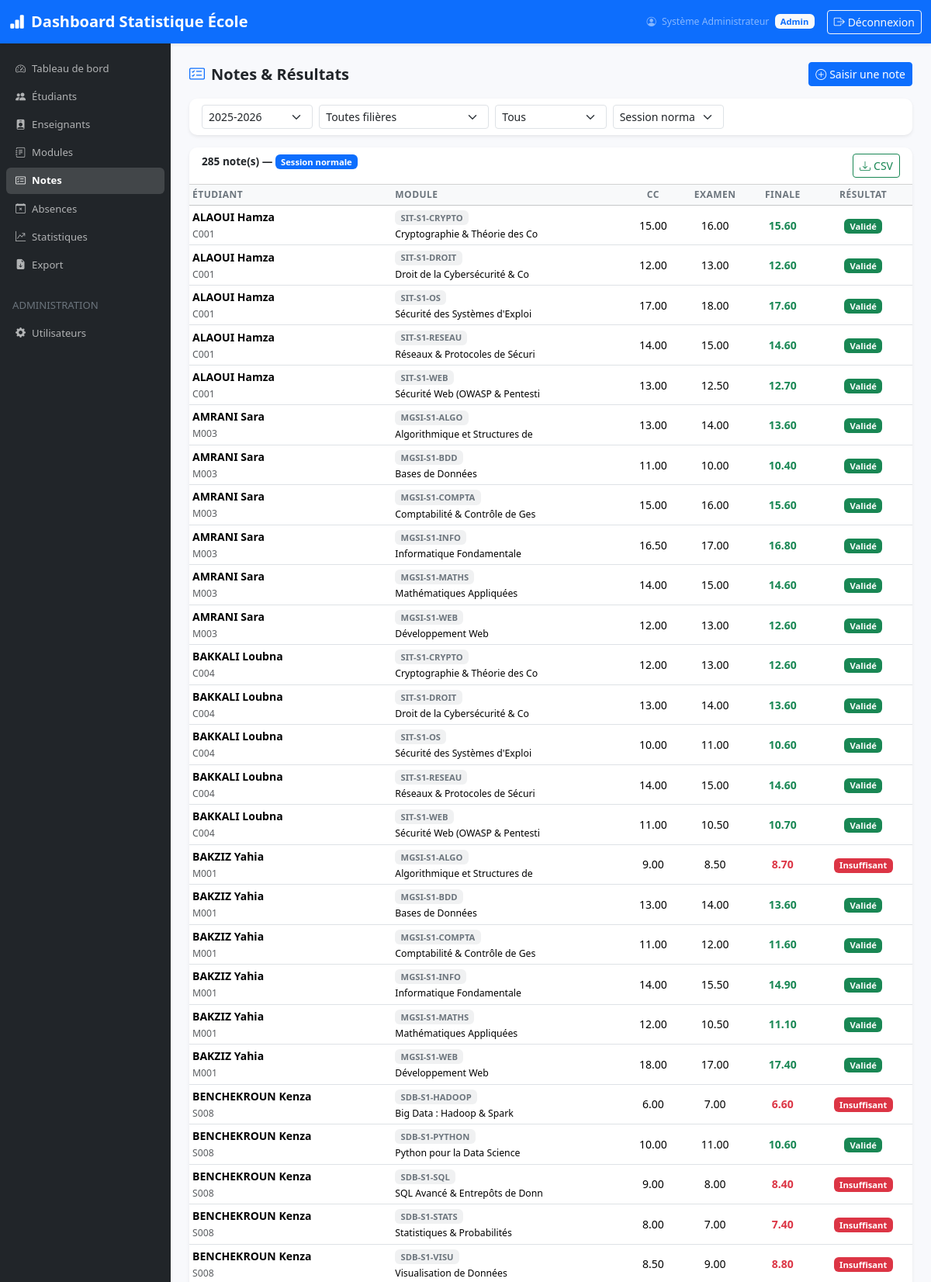
Page /pages/notes.php (signed in, upper part) on the committed database.
### tables this page shows
CREATE TABLE `notes` (
  `id`          INT UNSIGNED AUTO_INCREMENT PRIMARY KEY,
  `etudiant_id` INT UNSIGNED NOT NULL,
  `module_id`   INT UNSIGNED NOT NULL,
  `note_cc`     DECIMAL(5,2) COMMENT 'Contrôle continu',
  `note_examen` DECIMAL(5,2) COMMENT 'Examen final',
  `note_finale` DECIMAL(5,2) GENERATED ALWAYS AS (
                  COALESCE((`note_cc` * 0.40 + `note_examen` * 0.60), `note_examen`, `note_cc`)
                ) STORED,
  `session`     ENUM('normale','rattrapage') NOT NULL DEFAULT 'normale',
  `annee_id`    INT UNSIGNED NOT NULL,
  UNIQUE KEY `uk_note` (`etudiant_id`, `module_id`, `session`, `annee_id`),
  FOREIGN KEY (`etudiant_id`) REFERENCES `etudiants`(`id`),
  FOREIGN KEY (`module_id`)   REFERENCES `modules`(`id`),
  FOREIGN KEY (`annee_id`)    REFERENCES `annees_academiques`(`id`)
);

CREATE TABLE `etudiants` (
  `id`             INT UNSIGNED AUTO_INCREMENT PRIMARY KEY,
  `cne`            VARCHAR(20)  NOT NULL UNIQUE,
  `nom`            VARCHAR(100) NOT NULL,
  `prenom`         VARCHAR(100) NOT NULL,
  `date_naissance` DATE,
  `email`          VARCHAR(150),
  `filiere_id`     INT UNSIGNED NOT NULL,
  `annee_id`       INT UNSIGNED NOT NULL,
  `semestre`       TINYINT(1)   NOT NULL DEFAULT 1 COMMENT '1 ou 2',
  `inscrit_le`     DATETIME NOT NULL DEFAULT CURRENT_TIMESTAMP,
  FOREIGN KEY (`filiere_id`) REFERENCES `filieres`(`id`) ON DELETE RESTRICT,
  FOREIGN KEY (`annee_id`)   REFERENCES `annees_academiques`(`id`) ON DELETE RESTRICT
);

CREATE TABLE `modules` (
  `id`            INT UNSIGNED AUTO_INCREMENT PRIMARY KEY,
  `code`          VARCHAR(30)  NOT NULL UNIQUE,
  `intitule`      VARCHAR(200) NOT NULL,
  `coefficient`   DECIMAL(4,2) NOT NULL DEFAULT 1.00,
  `filiere_id`    INT UNSIGNED NOT NULL,
  `semestre`      TINYINT(1)   NOT NULL DEFAULT 1,
  `enseignant_id` INT UNSIGNED,
  FOREIGN KEY (`filiere_id`)    REFERENCES `filieres`(`id`),
  FOREIGN KEY (`enseignant_id`) REFERENCES `enseignants`(`id`)
);

### config.php (called while the page is built, shortened)
<?php
function getDB(): PDO {
    static $pdo = null;
    if ($pdo === null) {
        try {
            $dsn = "mysql:host=" . DB_HOST . ";dbname=" . DB_NAME . ";charset=" . DB_CHARSET;
            $options = [
                PDO::ATTR_ERRMODE            => PDO::ERRMODE_EXCEPTION,
                PDO::ATTR_DEFAULT_FETCH_MODE => PDO::FETCH_ASSOC,
                PDO::ATTR_EMULATE_PREPARES   => false,
            ];
            $pdo = new PDO($dsn, DB_USER, DB_PASS, $options);
        } catch (PDOException $e) {
            die('<div style="color:red;padding:20px;font-family:monospace;">
                <strong>Erreur de connexion BDD :</strong> ' . htmlspecialchars($e->getMessage()) . '
                </div>');
        }
    }
    return $pdo;
}
function h(string $value): string {
    return htmlspecialchars($value, ENT_QUOTES, 'UTF-8');
}

### includes/fonctions.php (called while the page is built, shortened)
<?php
require_once __DIR__ . '/../config.php';
function getAnnees(): array {
    $stmt = getDB()->query("SELECT * FROM annees_academiques ORDER BY libelle DESC");
    return $stmt->fetchAll();
}
function getAnneeEnCours(): array|false {
    $stmt = getDB()->query("SELECT * FROM annees_academiques WHERE en_cours = 1 LIMIT 1");
    return $stmt->fetch();
}

### pages/notes.php (the view, shortened to what this page needs)
<?php
require_once __DIR__ . '/../includes/fonctions.php';
$db       = getDB();
$annees   = getAnnees();
$anneeEnCours = getAnneeEnCours();
$anneeId   = (int)($_GET['annee']   ?? $anneeEnCours['id'] ?? 0);
$filiereId = (int)($_GET['filiere'] ?? 0) ?: null;
$semestre  = (int)($_GET['semestre']?? 0) ?: null;
$session   = $_GET['session'] ?? 'normale';
$sqlNotes = "SELECT n.*, e.nom, e.prenom, e.cne, m.intitule as module_intitule, m.code as module_code
             FROM notes n
             JOIN etudiants e ON n.etudiant_id = e.id
             JOIN modules m ON n.module_id = m.id
             WHERE n.annee_id = :annee AND n.session = :sess";
$pNotes = [':annee'=>$anneeId, ':sess'=>$session];
$sqlNotes .= " ORDER BY e.nom, e.prenom, m.code";
$stmtN = $db->prepare($sqlNotes); $stmtN->execute($pNotes);
$notes = $stmtN->fetchAll();
include __DIR__ . '/../includes/header.php';
?>
<div class="d-flex justify-content-between align-items-center mb-3">
  <h5 class="mb-0 fw-bold"><i class="bi bi-card-checklist me-2 text-primary"></i>Notes & Résultats</h5>
  <button class="btn btn-primary btn-sm" data-bs-toggle="modal" data-bs-target="#modalNote">
    <i class="bi bi-plus-circle me-1"></i>Saisir une note
  </button>
</div>
<div class="card mb-3 border-0 shadow-sm">
  <div class="card-body py-2">
    <form method="GET" class="row g-2 align-items-end">
      <div class="col-md-2">
        <select name="annee" class="form-select form-select-sm" onchange="this.form.submit()">
          <?php foreach ($annees as $a): ?>
          <option value="<?= $a['id'] ?>" <?= $a['id']==$anneeId?'selected':'' ?>><?= h($a['libelle']) ?></option>
          <?php endforeach; ?>
        </select>
      </div>
      <div class="col-md-3">
        <select name="filiere" class="form-select form-select-sm" onchange="this.form.submit()">
          <option value="">Toutes filières</option>
        </select>
      </div>
      <div class="col-md-2">
        <select name="semestre" class="form-select form-select-sm" onchange="this.form.submit()">
          <option value="">Tous</option>
        </select>
      </div>
      <div class="col-md-2">
        <select name="session" class="form-select form-select-sm" onchange="this.form.submit()">
          <option value="normale"    <?= $session==='normale'   ?'selected':'' ?>>Session normale</option>
        </select>
      </div>
    </form>
  </div>
</div>
<div class="card border-0 shadow-sm">
  <div class="card-header bg-transparent fw-semibold d-flex justify-content-between">
    <span>
      <?= count($notes) ?> note(s) —
      <span class="badge bg-<?= $session==='normale'?'primary':'warning text-dark' ?>">
        Session <?= $session ?>
      </span>
    </span>
    <a href="export.php?type=resultats&format=csv&annee=<?= $anneeId ?>&filiere=<?= $filiereId ?>&semestre=<?= $semestre ?>"
       class="btn btn-outline-success btn-sm">
      <i class="bi bi-download me-1"></i>CSV
    </a>
  </div>
  <div class="card-body p-0">
    <div class="table-responsive">
      <table class="table table-hover table-sm mb-0">
        <thead class="table-light">
          <tr>
            <th>Étudiant</th><th>Module</th>
            <th class="text-center">CC</th>
            <th class="text-center">Examen</th>
            <th class="text-center">Finale</th>
            <th class="text-center">Résultat</th>
          </tr>
        </thead>
        <tbody>
          <?php foreach ($notes as $n):
            $finale = $n['note_finale'];
            $resClass = $finale >= 10 ? 'success' : 'danger';
          ?>
          <tr>
            <td>
              <span class="fw-semibold"><?= h($n['nom']) ?> <?= h($n['prenom']) ?></span>
              <br><small class="text-muted"><?= h($n['cne']) ?></small>
            </td>
            <td>
              <span class="badge bg-secondary bg-opacity-10 text-secondary"><?= h($n['module_code']) ?></span>
              <br><small><?= h(mb_substr($n['module_intitule'],0,30)) ?></small>
            </td>
            <td class="text-center"><?= $n['note_cc'] ?? '—' ?></td>
            <td class="text-center"><?= $n['note_examen'] ?? '—' ?></td>
            <td class="text-center fw-bold text-<?= $resClass ?>">
              <?= number_format((float)$finale, 2) ?>
            </td>
            <td class="text-center">
              <span class="badge bg-<?= $resClass ?>">
                <?= $finale >= 10 ? 'Validé' : 'Insuffisant' ?>
              </span>
            </td>
          </tr>
          <?php endforeach; ?>
        </tbody>
      </table>
    </div>
  </div>
</div>
<?php include __DIR__ . '/../includes/footer.php'; ?>

### css/style.css (style rules this page uses)
:root { --sidebar-width: 220px; --primary: #4e73df; --success: #1cc88a; --info: #36b9cc; --warning: #f6c23e; --danger: #e74a3b; }
body { font-size: 0.875rem; background-color: #f8f9fc; }
.card { border-radius: 10px; }
.card-header { border-radius: 10px 10px 0 0 !important; font-size: 0.85rem; }
.table th { font-size: 0.75rem; text-transform: uppercase; letter-spacing: 0.04em; color: #6c757d; font-weight: 600; }
.table td { vertical-align: middle; }
.badge { font-size: 0.7rem; font-weight: 600; }

### rows in the picture
notes: etudiant.nom "ALAOUI", etudiant.prenom "Hamza", etudiant.cne "C001", module.code "SIT-S1-CRYPTO", module.intitule "Cryptographie & Théorie des Co", note_cc "15.00", note_examen "16.00", note_finale "15.60", shows "Validé"
notes: etudiant.nom "ALAOUI", etudiant.prenom "Hamza", etudiant.cne "C001", module.code "SIT-S1-DROIT", module.intitule "Droit de la Cybersécurité & Co", note_cc "12.00", note_examen "13.00", note_finale "12.60", shows "Validé"
notes: etudiant.nom "ALAOUI", etudiant.prenom "Hamza", etudiant.cne "C001", module.code "SIT-S1-OS", module.intitule "Sécurité des Systèmes d'Exploi", note_cc "17.00", note_examen "18.00", note_finale "17.60", shows "Validé"
notes: etudiant.nom "ALAOUI", etudiant.prenom "Hamza", etudiant.cne "C001", module.code "SIT-S1-RESEAU", module.intitule "Réseaux & Protocoles de Sécuri", note_cc "14.00", note_examen "15.00", note_finale "14.60", shows "Validé"
notes: etudiant.nom "ALAOUI", etudiant.prenom "Hamza", etudiant.cne "C001", module.code "SIT-S1-WEB", module.intitule "Sécurité Web (OWASP & Pentesti", note_cc "13.00", note_examen "12.50", note_finale "12.70", shows "Validé"
notes: etudiant.nom "AMRANI", etudiant.prenom "Sara", etudiant.cne "M003", module.code "MGSI-S1-ALGO", module.intitule "Algorithmique et Structures de", note_cc "13.00", note_examen "14.00", note_finale "13.60", shows "Validé"
notes: etudiant.nom "AMRANI", etudiant.prenom "Sara", etudiant.cne "M003", module.code "MGSI-S1-BDD", module.intitule "Bases de Données", note_cc "11.00", note_examen "10.00", note_finale "10.40", shows "Validé"
notes: etudiant.nom "AMRANI", etudiant.prenom "Sara", etudiant.cne "M003", module.code "MGSI-S1-COMPTA", module.intitule "Comptabilité & Contrôle de Ges", note_cc "15.00", note_examen "16.00", note_finale "15.60", shows "Validé"
notes: etudiant.nom "AMRANI", etudiant.prenom "Sara", etudiant.cne "M003", module.code "MGSI-S1-INFO", module.intitule "Informatique Fondamentale", note_cc "16.50", note_examen "17.00", note_finale "16.80", shows "Validé"
notes: etudiant.nom "AMRANI", etudiant.prenom "Sara", etudiant.cne "M003", module.code "MGSI-S1-MATHS", module.intitule "Mathématiques Appliquées", note_cc "14.00", note_examen "15.00", note_finale "14.60", shows "Validé"
notes: etudiant.nom "AMRANI", etudiant.prenom "Sara", etudiant.cne "M003", module.code "MGSI-S1-WEB", module.intitule "Développement Web", note_cc "12.00", note_examen "13.00", note_finale "12.60", shows "Validé"
notes: etudiant.nom "BAKKALI", etudiant.prenom "Loubna", etudiant.cne "C004", module.code "SIT-S1-CRYPTO", module.intitule "Cryptographie & Théorie des Co", note_cc "12.00", note_examen "13.00", note_finale "12.60", shows "Validé"
notes: etudiant.nom "BAKKALI", etudiant.prenom "Loubna", etudiant.cne "C004", module.code "SIT-S1-DROIT", module.intitule "Droit de la Cybersécurité & Co", note_cc "13.00", note_examen "14.00", note_finale "13.60", shows "Validé"
notes: etudiant.nom "BAKKALI", etudiant.prenom "Loubna", etudiant.cne "C004", module.code "SIT-S1-OS", module.intitule "Sécurité des Systèmes d'Exploi", note_cc "10.00", note_examen "11.00", note_finale "10.60", shows "Validé"
notes: etudiant.nom "BAKKALI", etudiant.prenom "Loubna", etudiant.cne "C004", module.code "SIT-S1-RESEAU", module.intitule "Réseaux & Protocoles de Sécuri", note_cc "14.00", note_examen "15.00", note_finale "14.60", shows "Validé"
notes: etudiant.nom "BAKKALI", etudiant.prenom "Loubna", etudiant.cne "C004", module.code "SIT-S1-WEB", module.intitule "Sécurité Web (OWASP & Pentesti", note_cc "11.00", note_examen "10.50", note_finale "10.70", shows "Validé"
notes: etudiant.nom "BAKZIZ", etudiant.prenom "Yahia", etudiant.cne "M001", module.code "MGSI-S1-ALGO", module.intitule "Algorithmique et Structures de", note_cc "9.00", note_examen "8.50", note_finale "8.70", shows "Insuffisant"
notes: etudiant.nom "BAKZIZ", etudiant.prenom "Yahia", etudiant.cne "M001", module.code "MGSI-S1-BDD", module.intitule "Bases de Données", note_cc "13.00", note_examen "14.00", note_finale "13.60", shows "Validé"
notes: etudiant.nom "BAKZIZ", etudiant.prenom "Yahia", etudiant.cne "M001", module.code "MGSI-S1-COMPTA", module.intitule "Comptabilité & Contrôle de Ges", note_cc "11.00", note_examen "12.00", note_finale "11.60", shows "Validé"
notes: etudiant.nom "BAKZIZ", etudiant.prenom "Yahia", etudiant.cne "M001", module.code "MGSI-S1-INFO", module.intitule "Informatique Fondamentale", note_cc "14.00", note_examen "15.50", note_finale "14.90", shows "Validé"
notes: etudiant.nom "BAKZIZ", etudiant.prenom "Yahia", etudiant.cne "M001", module.code "MGSI-S1-MATHS", module.intitule "Mathématiques Appliquées", note_cc "12.00", note_examen "10.50", note_finale "11.10", shows "Validé"
notes: etudiant.nom "BAKZIZ", etudiant.prenom "Yahia", etudiant.cne "M001", module.code "MGSI-S1-WEB", module.intitule "Développement Web", note_cc "18.00", note_examen "17.00", note_finale "17.40", shows "Validé"
notes: etudiant.nom "BENCHEKROUN", etudiant.prenom "Kenza", etudiant.cne "S008", module.code "SDB-S1-HADOOP", module.intitule "Big Data : Hadoop & Spark", note_cc "6.00", note_examen "7.00", note_finale "6.60", shows "Insuffisant"
notes: etudiant.nom "BENCHEKROUN", etudiant.prenom "Kenza", etudiant.cne "S008", module.code "SDB-S1-PYTHON", module.intitule "Python pour la Data Science", note_cc "10.00", note_examen "11.00", note_finale "10.60", shows "Validé"
notes: etudiant.nom "BENCHEKROUN", etudiant.prenom "Kenza", etudiant.cne "S008", module.code "SDB-S1-SQL", module.intitule "SQL Avancé & Entrepôts de Donn", note_cc "9.00", note_examen "8.00", note_finale "8.40", shows "Insuffisant"
notes: etudiant.nom "BENCHEKROUN", etudiant.prenom "Kenza", etudiant.cne "S008", module.code "SDB-S1-STATS", module.intitule "Statistiques & Probabilités", note_cc "8.00", note_examen "7.00", note_finale "7.40", shows "Insuffisant"
notes: etudiant.nom "BENCHEKROUN", etudiant.prenom "Kenza", etudiant.cne "S008", module.code "SDB-S1-VISU", module.intitule "Visualisation de Données", note_cc "8.50", note_examen "9.00", note_finale "8.80", shows "Insuffisant"

### other values in the picture
APP_NAME "Dashboard Statistique École"
$_SESSION['nom'] "Système Administrateur"
getUserRole() "Admin"
$label "Tableau de bord Étudiants Enseignants Modules Notes Absences Statistiques Export Utilisateurs"
count($notes) "285"
$session "normale"
form field annee "2025-2026"
